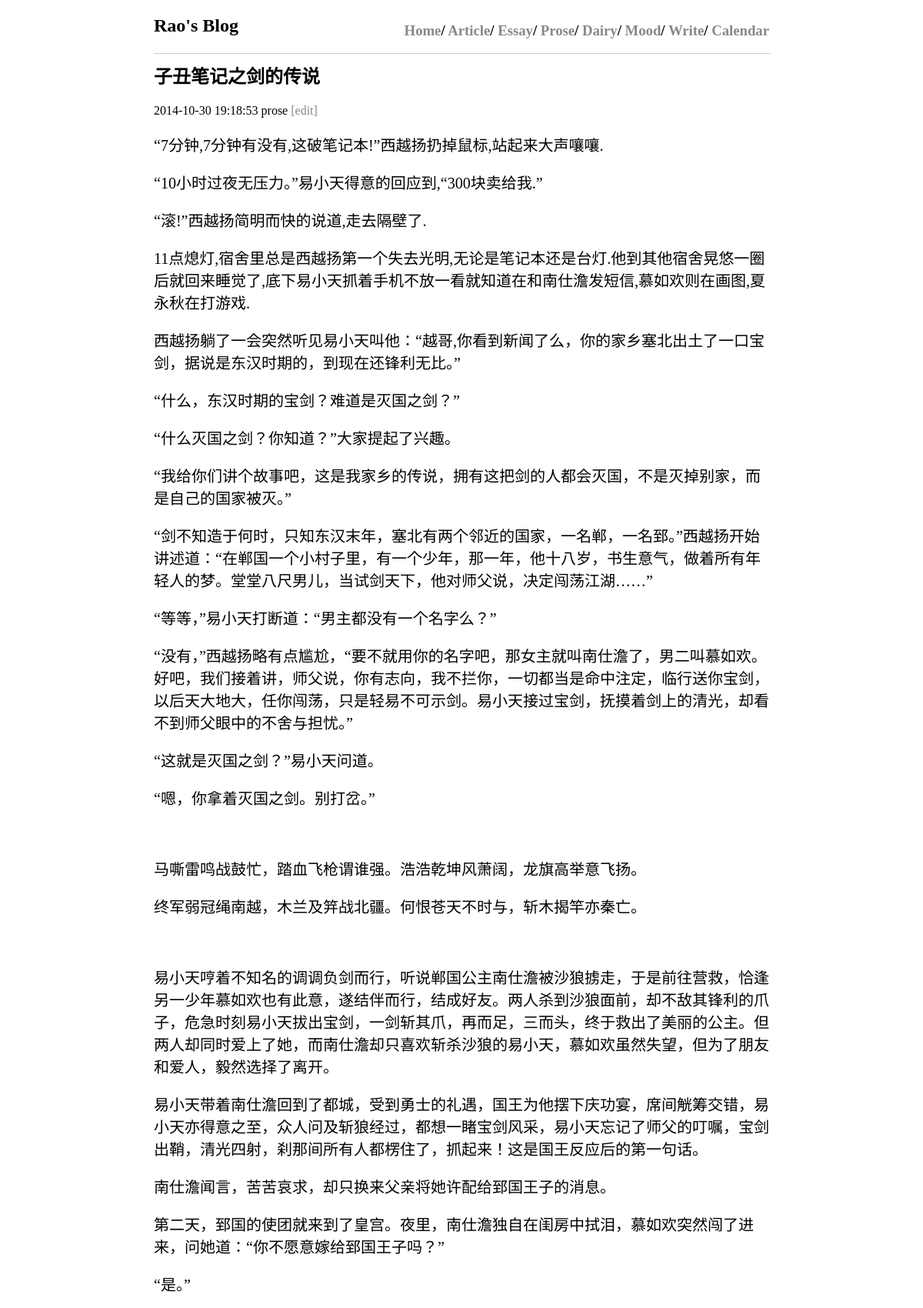
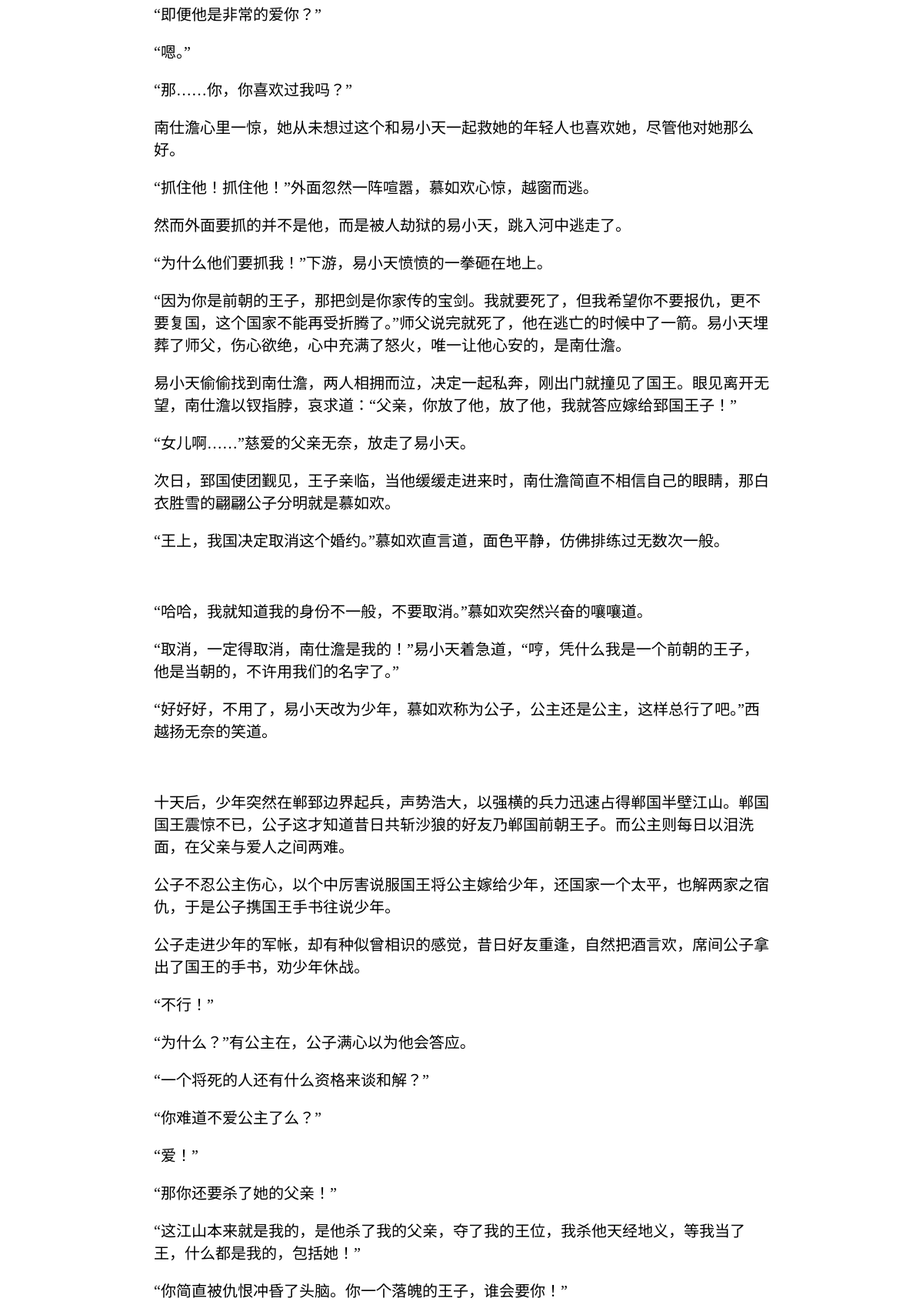
Page /single.php?post_id=25 (upper part) on the committed database (2 pictures, top to bottom).
### tables this page shows
CREATE TABLE `posts` (
  `post_ID` int(11) NOT NULL AUTO_INCREMENT,
  `post_title` text,
  `post_date` datetime DEFAULT NULL,
  `post_content` longtext,
  `post_tag` varchar(10) NOT NULL,
  PRIMARY KEY (`post_ID`)
);

### functions.php (called while the page is built, shortened)
<?php
function xconnect(){
	$db = mysql_connect('localhost','root','root');
	return $db;
}
function xrdsingle($post_id){
	$db=xconnect();
	$sql = "select * from posts where post_ID = '$post_id'";
	$re = mysql_query($sql,$db);
	return $re;
}
?>

### single.php (the view, shortened to what this page needs)
<?php
include "header.php";
include 'functions.php';
$re = xrdsingle($_GET['post_id']);
$row=mysql_fetch_row($re);
echo "<h2>" . $row[1] . "</h2>";
echo '<p>' . $row[2] . '&nbsp;' . $row[4] . '&nbsp;<a href="edit.php?post_id=' . $row[0] . '">[edit]</a></p>';
echo '<div class="content">' . $row[3] . '</div>';
include 'footer.php';
?>

### style.css (style rules this page uses)
a { color:#888888; text-decoration:none; }
.content { font-size:20px;margin:0 0 20px 0; }

### rows in the picture
posts: post_title "子丑笔记之剑的传说", post_date "2014-10-30 19:18:53", post_tag "prose", post_content "“7分钟,7分钟有没有,这破笔记本!”西越扬扔掉鼠标,站起来大声嚷嚷. “10小时过夜无压力。”易小天得意的回应到,“300块卖给我.” “滚!”西越扬简明而快的说道,走去隔壁了. 11点熄灯,宿舍里总是西越扬第一个失去光明,无论是笔记本还是台灯.他到其他宿舍晃悠一圈后就回来睡觉了,底下易小天抓着手机不放一看就知道在和南仕澹发短信,慕如欢则在画图,夏永秋在打游戏. 西越扬躺了一会突然听见易小天叫他：“越哥,你看到新闻了么，你的家乡塞北出土了一口宝剑，据说是东汉时期的，到现在还锋利无比。” “什么，东汉时期的宝剑？难道是灭国之剑？” “什么灭国之剑？你知道？”大家提起了兴趣。 “我给你们讲个故事吧，这是我家乡的传说，拥有这把剑的人都会灭国，不是灭掉别家，而是自己的国家被灭。” “剑不知造于何时，只知东汉末年，塞北有两个邻近的国家，一名郸，一名郅。”西越扬开始讲述道：“在郸国一个小村子里，有一个少年，那一年，他十八岁，书生意气，做着所有年轻人的梦。堂堂八尺男儿，当试剑天下，他对师父说，决定闯荡江湖……” “等等，”易小天打断道：“男主都没有一个名字么？” “没有，”西越扬略有点尴尬，“要不就用你的名字吧，那女主就叫南仕澹了，男二叫慕如欢。好吧，我们接着讲，师父说，你有志向，我不拦你，一切都当是命中注定，临行送你宝剑，以后天大地大，任你闯荡，只是轻易不可示剑。易小天接过宝剑，抚摸着剑上的清光，却看不到师父眼中的不舍与担忧。” “这就是灭国之剑？”易小天问道。 “嗯，你拿着灭国之剑。别打岔。” 马嘶雷鸣战鼓忙，踏血飞枪谓谁强。浩浩乾坤风萧阔，龙旗高举意飞扬。…"
